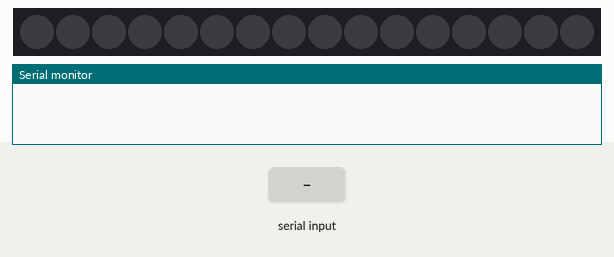
A sketch run on a simulated Arduino Uno, built with avr-gcc and run on an emulated ATmega328P. Shown: 16 RGB LEDs in strip order, left to right, the last lines printed to the serial monitor. The inputs (shaded band) are chosen by the test bench. Dim RGB values are drawn brighter than linear.

Above: at 1.2 s.
1.3 s: byte 30 received over Serial
At 1.45 s:
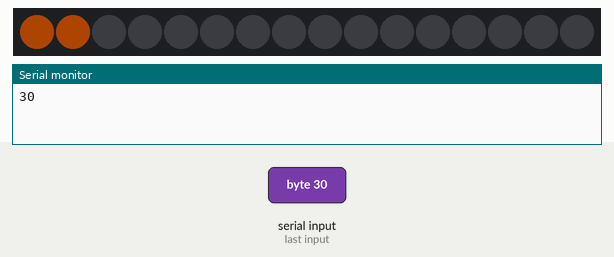
At 3.7 s:
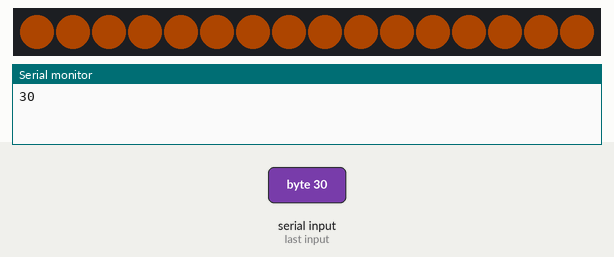
Timing chart, 0 to 5.2 s (numbered marks = the images above; inputs shaded):
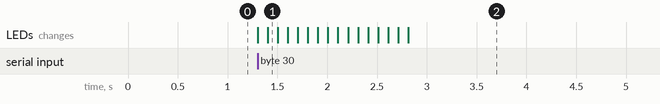

Measured:
- after the input at 1.3 s, the LEDs: first change at once (image 1 shows a later state)

The sketch:

BT_serial_neo.ino
```cpp
// BT_serial_neo.ino
#include <Adafruit_NeoPixel.h>
#define PIN            6
#define NUMPIXELS      16
Adafruit_NeoPixel pixels = Adafruit_NeoPixel(NUMPIXELS, PIN, NEO_GRB + NEO_KHZ800);

int dval = 100; // delay for half a second

//http://www.youtube.com/user/greatscottlab
int tx=1;
int rx=0;
int inchar;


void setup(){
  Serial.begin(9600);
  pinMode(tx, OUTPUT);
  pinMode(rx, INPUT);
  pixels.begin(); // This initializes the NeoPixel library
}

void loop(){

    if (Serial.available() > 0) {
       while (Serial.available() > 0) {
         inchar=Serial.read();
       }
      Pixels(inchar);
     }}


int i;
  int red =0, green=0, blue = 0;

void Pixels(int in){

  Serial.println(in);
// r = 114 g = 103 b = 98
  // y = 121   c = 99  m = 109
  // w = 119  k = 107 black

  switch (in) {

        case 98://BLUE
            red = 0; green = 0; blue =50;
          break;

            case 99:// CYAN
          red = 0; green = 50; blue =50;
          break;

            case 103://GREEN
            red = 0; green = 50; blue = 0;
          break;

            case 109: //MAGENTA
          red = 50; green = 0; blue = 50;
          break;

           case 114://RED
            red = 50; green = 0; blue = 0;
          break;

          case 119:// WHITE
          red = 50; green = 50; blue = 50;
          break;

          case 121:// YELLOW
          red = 70; green = 50; blue =0;
          break;


          default://
          red = 50; green = 20; blue = 0;
          break;
  }
        in = 0;
    for(int i=0;i<NUMPIXELS;i++){
        // pixels.Color takes RGB values, from 0,0,0 up to 255,255,255
        pixels.setPixelColor(i, pixels.Color(red,green,blue)); // Moderately bright green color.
        pixels.show(); // This sends the updated pixel color to the hardware.
        delay(dval); // Delay for a period of time (in milliseconds).
    }

}
```
